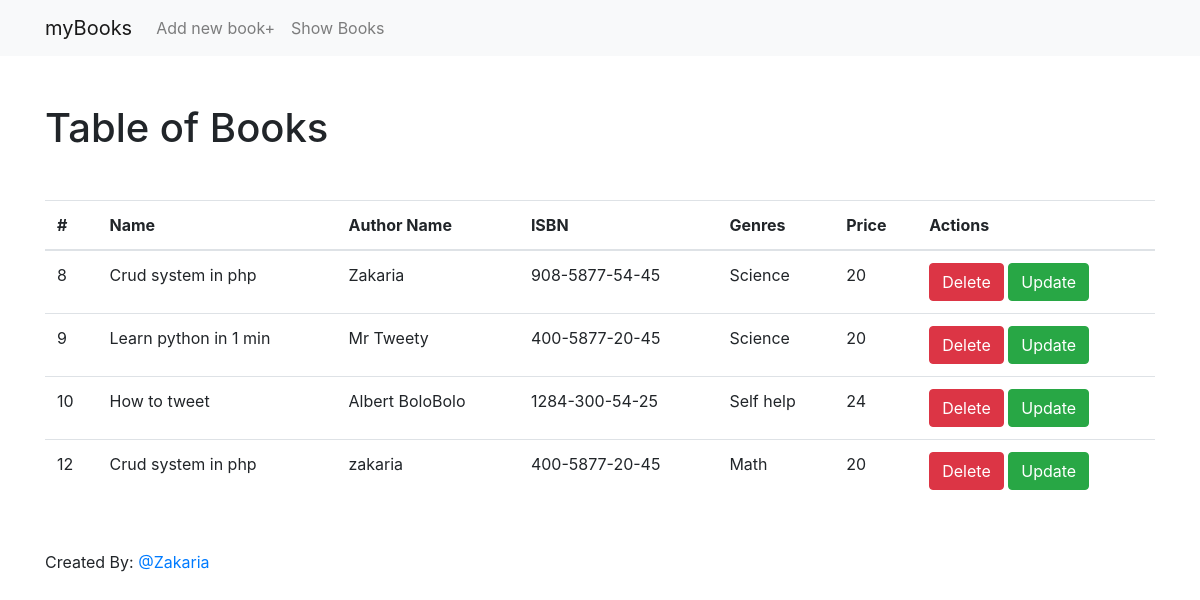
The app's page /data.php with its own data.
### tables this page shows
CREATE TABLE `books` (
  `id` int(11) UNSIGNED NOT NULL,
  `name` varchar(30) NOT NULL,
  `authorname` varchar(30) NOT NULL,
  `isbn` varchar(50) NOT NULL,
  `genres` varchar(50) DEFAULT NULL,
  `price` int(10) DEFAULT NULL,
  `date` timestamp NOT NULL DEFAULT current_timestamp() ON UPDATE current_timestamp()
);

### data.php (the view, shortened to what this page needs)
<?php
require 'config.php';
$connect = new PDO($dsn, $user, $password);
$sql = 'SELECT id,name,authorname,isbn,genres,price FROM books';
$prepared = $connect->prepare($sql);
$prepared->execute();
?>
<?php include('includes/header.php'); ?>
<main>
    <section class="container mt-5 mb-5">
        <h1 class="mb-5">Table of Books</h1>
        <?php if($prepared->rowCount() > 0): ?>
        <table class="table">
            <thead>
                <tr>
                    <th scope="col">#</th>
                    <th scope="col">Name</th>
                    <th scope="col">Author Name</th>
                    <th scope="col">ISBN</th>
                    <th scope="col">Genres</th>
                    <th scope="col">Price</th>
                    <th scope="col">Actions</th>
                </tr>
            </thead>
            <tbody>
                <?php while($posts = $prepared->fetch(PDO::FETCH_ASSOC)): ?>
                <tr>
                    <td><?php echo $posts['id']; ?></td>
                    <td><?php echo $posts['name']; ?></td>
                    <td><?php echo $posts['authorname']; ?></td>
                    <td><?php echo htmlspecialchars($posts['isbn']); ?></td>
                    <td><?php echo $posts['genres']; ?></td>
                    <td><?php echo $posts['price']; ?></td>
                    <td>
                        <a href="<?php echo $_SERVER['PHP_SELF']; ?>?id=<?php echo $posts['id']; ?>" class="btn btn-danger">Delete</a>
                        <a href="/books/update.php?id=<?php echo $posts['id']; ?>" class="btn btn-success">Update</a>
                    </td>
                </tr>
                <?php endwhile; ?>
            </tbody>
        </table>
        <?php else: ?>
        <p>There is no Data</p>
        <?php endif; ?>
    </section>
</main>
<?php include('includes/footer.php'); ?>

### includes/header.php (shortened to what this page needs)
<!DOCTYPE html>
<html lang="en">
<head>
    <link rel="stylesheet" href="https://maxcdn.bootstrapcdn.com/bootstrap/4.0.0/css/bootstrap.min.css">
</head>
<body>
    <header>
        <nav class="navbar navbar-expand-lg navbar-light bg-light">
            <div class="container">
                <a class="navbar-brand" href="/books">myBooks</a>
                <div class="collapse navbar-collapse" id="navbarSupportedContent">
                    <ul class="navbar-nav mr-auto">
                    <li class="nav-item">
                        <a class="nav-link" href="/books/create.php">Add new book+</a>
                    </li>
                    <li class="nav-item">
                        <a class="nav-link" href="/books/data.php">Show Books</a>
                    </li>
                    </ul>
                </div>
            </div>
        </nav>
    </header>

### includes/footer.php (shortened to what this page needs)
<footer>
    <div class="container">
        <p>Created By: <a href="http://www.twitter.com/algorizmie">@Zakaria</a></p>
    </div>
</footer>
</body>
</html>

### records on screen
books: id "8", name "Crud system in php", authorname "Zakaria", isbn "908-5877-54-45", genres "Science", price "20"
books: id "9", name "Learn python in 1 min", authorname "Mr Tweety", isbn "400-5877-20-45", genres "Science", price "20"
books: id "10", name "How to tweet", authorname "Albert BoloBolo", isbn "1284-300-54-25", genres "Self help", price "24"
books: id "12", name "Crud system in php", authorname "zakaria", isbn "400-5877-20-45", genres "Math", price "20"
